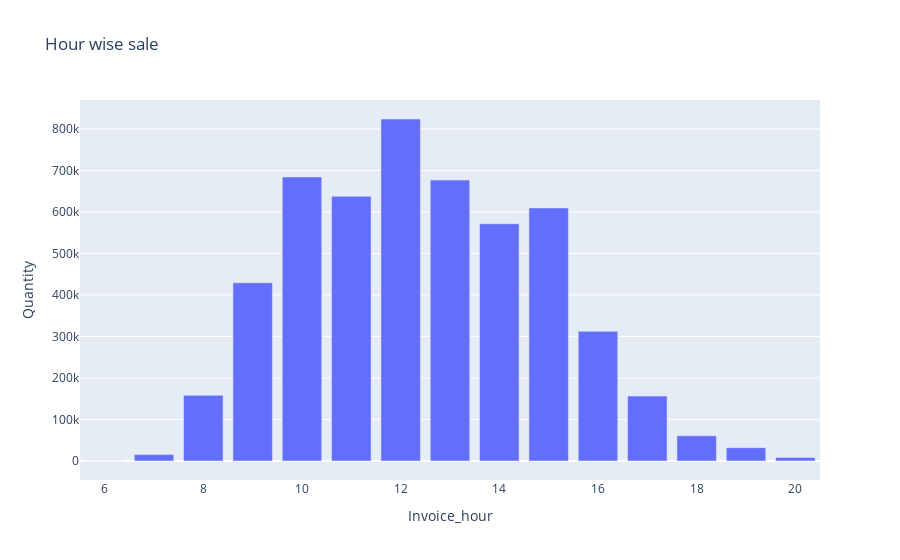

The notebook cell saved with this chart:
### Markdown cell above
## Hour Wise Sales

### Code cell
df.groupby(by='Invoice_hour').agg({'Quantity':'sum'}).reset_index()
fig=px.bar(df.groupby(by='Invoice_hour').agg({'Quantity':'sum'}).reset_index(),x='Invoice_hour',y='Quantity',title='Hour wise sale')
fig.show()

### Figure 1 — Plotly figure (JSON) as saved in the notebook; plotly's stock layout.template omitted (floating-point values rounded to 4 significant figures)
{"data": [{"alignmentgroup": "True", "hovertemplate": "Invoice_hour=%{x}<br>Quantity=%{y}<extra></extra>", "legendgroup": "", "marker": {"color": "#636efa", "pattern": {"shape": ""}}, "name": "", "offsetgroup": "", "orientation": "v", "showlegend": false, "textposition": "auto", "type": "bar", "x": [6, 7, 8, 9, 10, 11, 12, 13, 14, 15, 16, 17, 18, 19, 20], "xaxis": "x", "y": [-86, 15361, 158163, 429366, 684416, 637672, 823935, 676803, 571549, 609710, 312317, 156331, 60615, 32030, 8268], "yaxis": "y"}], "layout": {"barmode": "relative", "legend": {"tracegroupgap": 0}, "title": {"text": "Hour wise sale"}, "xaxis": {"anchor": "y", "domain": [0, 1], "title": {"text": "Invoice_hour"}}, "yaxis": {"anchor": "x", "domain": [0, 1], "title": {"text": "Quantity"}}}}
